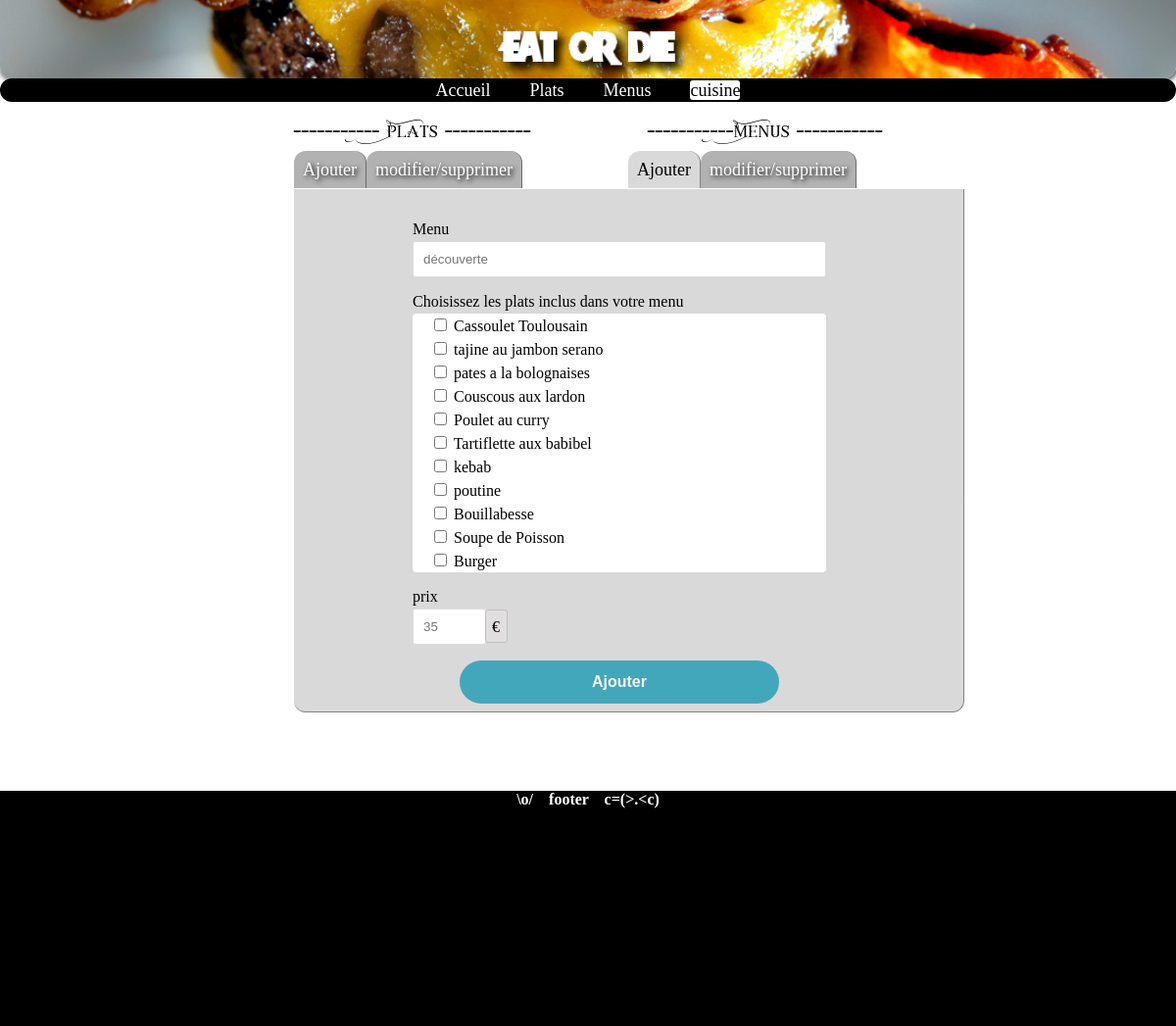
Screenshot of /cuisine.php with the database file from the repository.
### tables this page shows
CREATE TABLE `plat` (
  `id` int(11) NOT NULL,
  `nom` varchar(255) NOT NULL,
  `prix` float NOT NULL,
  `image` varchar(255) NOT NULL
);

### includes/formulaireMenu.php (the view)
<div class="alignForm">
  <form class="text flex column" action="traitement.php" method="POST">
      <label for="menu">Menu</label>
      <input type="text" id="menu" name="menu" autofocus placeholder="découverte">
      <label for="checkbox">Choisissez les plats inclus dans votre menu</label>
        <div class="checkbox">
        <?php
        include("bdd.php");
        $reponse = $bdd->query('SELECT * FROM plat');
        while ($donnees = $reponse->fetch())
        {
          echo "<div class='checkB'>
                  <label>
                    <input type='checkbox' name='check[]' value='".$donnees["id"]."'>
                    ".$donnees["nom"]."
                  </label>
                </div>";
        };
        ?>
        </div>
      <label for="prix">prix</label>
      <div>
        <input type="text" class="inputPrix" id="prix" name="prix" placeholder="35">
        <span class="price">€</span>
      </div>
      <button type="submit" name="form_menu" value="form_menu" class="submit" name="button">Ajouter</button>
  </form>
</div>

### assets/css/style.css (style rules this page uses)
html, body, h1, h2, h3, h4, footer { margin: 0; padding: 0; height: 100%; }
body { min-height: 100% }
div div span { margin:0.6em 0em 0.6em 0em; }
input[type="text"] { padding: 10px; border: solid 1px #dcdcdc; border-radius: 3px; transition: box-shadow 0.3s, border 0.3s; width: 30em; }
.price { border:1px solid silver; padding: 0.48em 0.4em; border-radius: 3px; margin-left: -0.35em; background-color:#e0dede; }
.text { margin-left: 0.3em; padding-right: 1.5em; }
.flex { display: flex; flex-wrap: wrap; }
.column { flex-direction: column; }
.checkbox { padding-left: 1em; background-color: white; border-radius: 4px; }
.checkB { padding: 2px; }
.submit { border: none; background-color: #1E9BB4; color: white; font-weight: bold; font-size: 1em; margin: 1em 3em 0.5em 3em; padding: 0.8em 2em; border-radius: 30px; opacity: 0.8; filter: alpha(opacity=80); }
.alignForm { display:flex; justify-content: center; min-width: 42.7em; border-radius: 0px 0px 12px 12px; border-right: 1px solid rgba(0, 0, 0, 0.4); border-bottom: 1px solid rgba(0, 0, 0, 0.4); padding-top: 1em; background-color:rgba(0, 0, 0, 0.15); }
form { display:flex; flex-direction: column; justify-content: space-between; }
label { margin-top: 1em; margin-bottom: 0.2em; }
.inputPrix { width: 4em !important; }

### rows the page displays
plat: nom "Cassoulet Toulousain"
plat: nom "tajine au jambon serano"
plat: nom "pates a la bolognaises"
plat: nom "Couscous aux lardon"
plat: nom "Poulet au curry"
plat: nom "Tartiflette aux babibel"
plat: nom "kebab"
plat: nom "poutine"
plat: nom "Bouillabesse"
plat: nom "Soupe de Poisson"
plat: nom "Burger"
